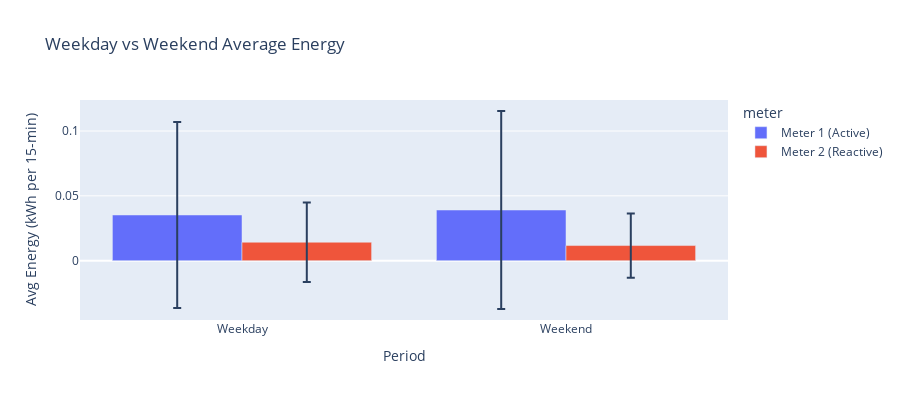

This figure's notebook cell:
### Code cell
# Weekday vs Weekend comparison
# Average of the 15-minute interval readings for weekdays vs weekends
weekend_comparison = df_combined.groupby(['meter', 'is_weekend'])['reading'].agg(['mean', 'std', 'sum']).reset_index()
weekend_comparison['period'] = weekend_comparison['is_weekend'].map({True: 'Weekend', False: 'Weekday'})

fig = px.bar(
    weekend_comparison,
    x='period',
    y='mean',
    color='meter',
    barmode='group',
    error_y='std',
    title='Weekday vs Weekend Average Energy',
    labels={'mean': 'Avg Energy (kWh per 15-min)', 'period': 'Period'}
)
fig.update_layout(height=400)
fig.show()

### Figure 1 — Plotly figure (JSON) as saved in the notebook; plotly's stock layout.template omitted (floating-point values rounded to 4 significant figures)
{"data": [{"alignmentgroup": "True", "error_y": {"array": [0.07168, 0.07639]}, "hovertemplate": "meter=Meter 1 (Active)<br>Period=%{x}<br>Avg Energy (kWh per 15-min)=%{y}<extra></extra>", "legendgroup": "Meter 1 (Active)", "marker": {"color": "#636efa", "pattern": {"shape": ""}}, "name": "Meter 1 (Active)", "offsetgroup": "Meter 1 (Active)", "orientation": "v", "showlegend": true, "textposition": "auto", "type": "bar", "x": ["Weekday", "Weekend"], "xaxis": "x", "y": [0.03521, 0.03907], "yaxis": "y"}, {"alignmentgroup": "True", "error_y": {"array": [0.03071, 0.0248]}, "hovertemplate": "meter=Meter 2 (Reactive)<br>Period=%{x}<br>Avg Energy (kWh per 15-min)=%{y}<extra></extra>", "legendgroup": "Meter 2 (Reactive)", "marker": {"color": "#EF553B", "pattern": {"shape": ""}}, "name": "Meter 2 (Reactive)", "offsetgroup": "Meter 2 (Reactive)", "orientation": "v", "showlegend": true, "textposition": "auto", "type": "bar", "x": ["Weekday", "Weekend"], "xaxis": "x", "y": [0.0142, 0.01163], "yaxis": "y"}], "layout": {"barmode": "group", "height": 400, "legend": {"title": {"text": "meter"}, "tracegroupgap": 0}, "title": {"text": "Weekday vs Weekend Average Energy"}, "xaxis": {"anchor": "y", "domain": [0, 1], "title": {"text": "Period"}}, "yaxis": {"anchor": "x", "domain": [0, 1], "title": {"text": "Avg Energy (kWh per 15-min)"}}}}
